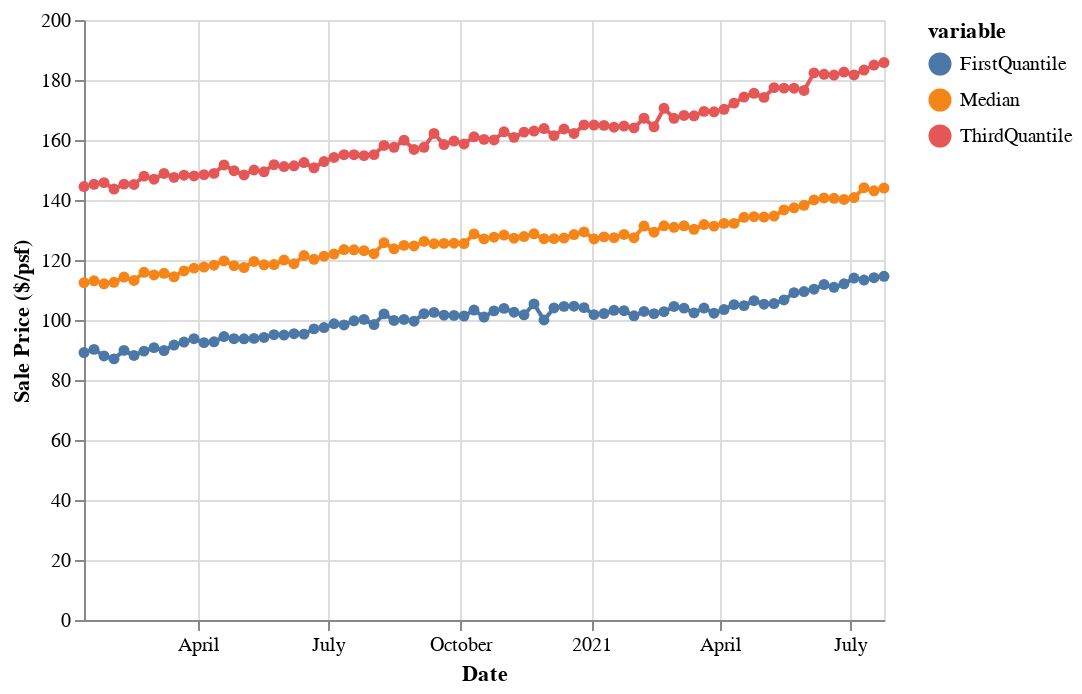

Notebook cell for this chart:
### Markdown cell above
#### Transaction Prices

### Code cell
def q1(x):
    return np.percentile(x, q = 0.25)
def q3(x):
    return np.percentile(x, q = 0.75)

# price psf
weekly_price_psf = redfin_sales.groupby(['period_end']).agg(
    Median = ('median_sale_ppsf', 'median'),
    FirstQuantile = pd.NamedAgg('median_sale_ppsf', lambda x: np.nanquantile(x, 0.25)),
    ThirdQuantile = pd.NamedAgg('median_sale_ppsf', lambda x: np.nanquantile(x, 0.75))
)

weekly_price_psf = weekly_price_psf.reset_index()

weekly_price_psf = pd.melt(weekly_price_psf, id_vars = 'period_end', 
                           value_vars = ['Median', 'FirstQuantile', 'ThirdQuantile'])

alt.Chart(weekly_price_psf).mark_line(point = True).encode(
    x = alt.X('period_end', title = "Date"),
    y = alt.Y('value', title = 'Sale Price ($/psf)'),
    color = 'variable'
)

### Figure 1 — Vega-Lite specification as saved in the notebook (floating-point values rounded to 4 significant figures; data arrays with more than 128 entries replaced by an {"elided": "..."} marker saying what was removed)
{"config": {"view": {"continuousWidth": 400, "continuousHeight": 300}}, "data": {"name": "data-bd4cd5b3aa82ee18e6efd2f54b79fff6"}, "mark": {"type": "line", "point": true}, "encoding": {"color": {"type": "nominal", "field": "variable"}, "x": {"type": "temporal", "field": "period_end", "title": "Date"}, "y": {"type": "quantitative", "field": "value", "title": "Sale Price ($/psf)"}}, "$schema": "https://vega.github.io/schema/vega-lite/v4.8.1.json", "datasets": {"data-bd4cd5b3aa82ee18e6efd2f54b79fff6": {"elided": "243 records"}}}
